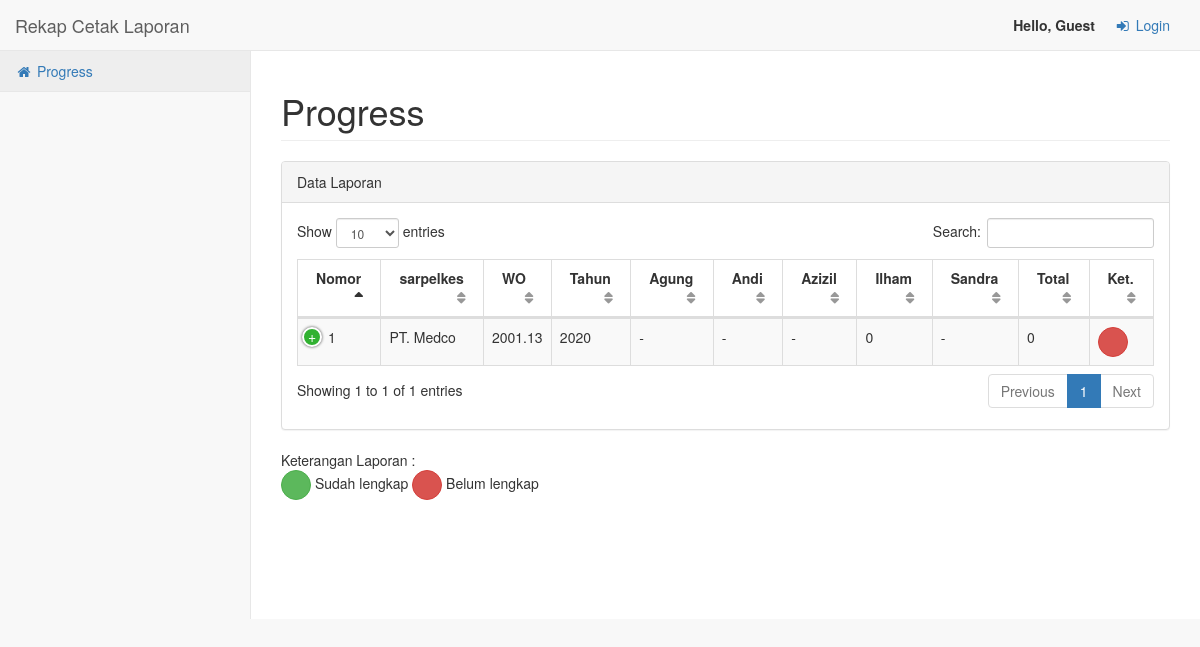
The app's page /rekap with its own data.
### app/models.py (models this page shows, shortened)
class Rekap(db.Model):
    nomor = db.Column(db.Integer, primary_key=True)
    sarpelkes = db.Column(db.String(55), nullable=False)
    nomorwo = db.Column(db.String(8), nullable=False)
    tahun = db.Column(db.Integer)
    agung = db.Column(db.Integer)
    andi = db.Column(db.Integer)
    azizil = db.Column(db.Integer)
    ilham = db.Column(db.Integer)
    sandra = db.Column(db.Integer)
    total = db.Column(db.Integer)
    keterangan = db.Column(db.String(55))
    tgl_kirim = db.Column(db.DateTime)
    cetak = db.relationship('Cetak', backref='rekap', lazy='dynamic')

### app/rekap/routes.py (the view)
@mod.route('/')
@mod.route('/rekap')
def index():
    data = Rekap.query.order_by(Rekap.nomorwo.desc()).all()
    return render_template('beranda.html', title='Progress', page='Progress', data=data)

### app/templates/beranda.html (shortened to what this page needs)
{% extends 'base.html' %}
{% block cssTables %}
    <link href="{{ url_for('static', filename='vendor/datatables-plugins/dataTables.bootstrap.css') }}" rel="stylesheet">
    <link href="{{ url_for('static', filename='vendor/datatables-responsive/dataTables.responsive.css') }}" rel="stylesheet">
{% endblock cssTables %}
{% block content %}
<div class="row">
    <div class="col-lg-12">
        <div class="panel panel-default">
            <div class="panel-heading">
                Data Laporan
            </div>
            <div class="panel-body">
                <table width="100%" class="table table-striped table-bordered table-hover" id="dataRekap">
                    <thead>
                        <tr>
                            <th>Nomor</th>
                            <th>sarpelkes</th>
                            <th>WO</th>
                            <th>Tahun</th>
                            <th>Agung</th>
                            <th>Andi</th>
                            <th>Azizil</th>
                            <th>Ilham</th>
                            <th>Sandra</th>
                            <th>Total</th>
                            <th>Ket.</th>
                        </tr>
                    </thead>
                    <tbody>
                    {% for i in data %}
                        <tr>
                            <td>{{ loop.index }}</td>
                            <td>{{ i.sarpelkes }}</td>
                            <td>{{ i.nomorwo }}</td>
                            <td>{{ i.tahun }}</td>
                            <td>{{ i.agung }}</td>
                            <td>{{ i.andi }}</td>
                            <td>{{ i.azizil }}</td>
                            <td>{{ i.ilham }}</td>
                            <td>{{ i.sandra }}</td>
                            <td>{{ i.total }}</td>
                            {% if i.keterangan=="belum" %}
                                <td><button class="btn btn-xs btn-danger btn-circle" title="Belum lengkap"></button></td>
                            {% else %}
                                <td><button class="btn btn-xs btn-success btn-circle" title="Sudah lengkap"></button></td>
                            {% endif %}
                        </tr>
                    {% endfor %}
                    </tbody>
                </table>
            </div>
        </div>
        Keterangan Laporan :<br>
        <button class="btn btn-circle btn-success btn-xs"></button> Sudah lengkap
        <button class="btn btn-circle btn-danger btn-xs"></button> Belum lengkap
    </div>
</div>
{% endblock content %}

### records on screen
Rekap: sarpelkes "PT. Medco", nomorwo "2001.13", tahun "2020", agung "-", andi "-", azizil "-", ilham "0", sandra "-", total "0", keterangan "belum" (drawn)

### other values on screen
{{ page }} "Progress"
